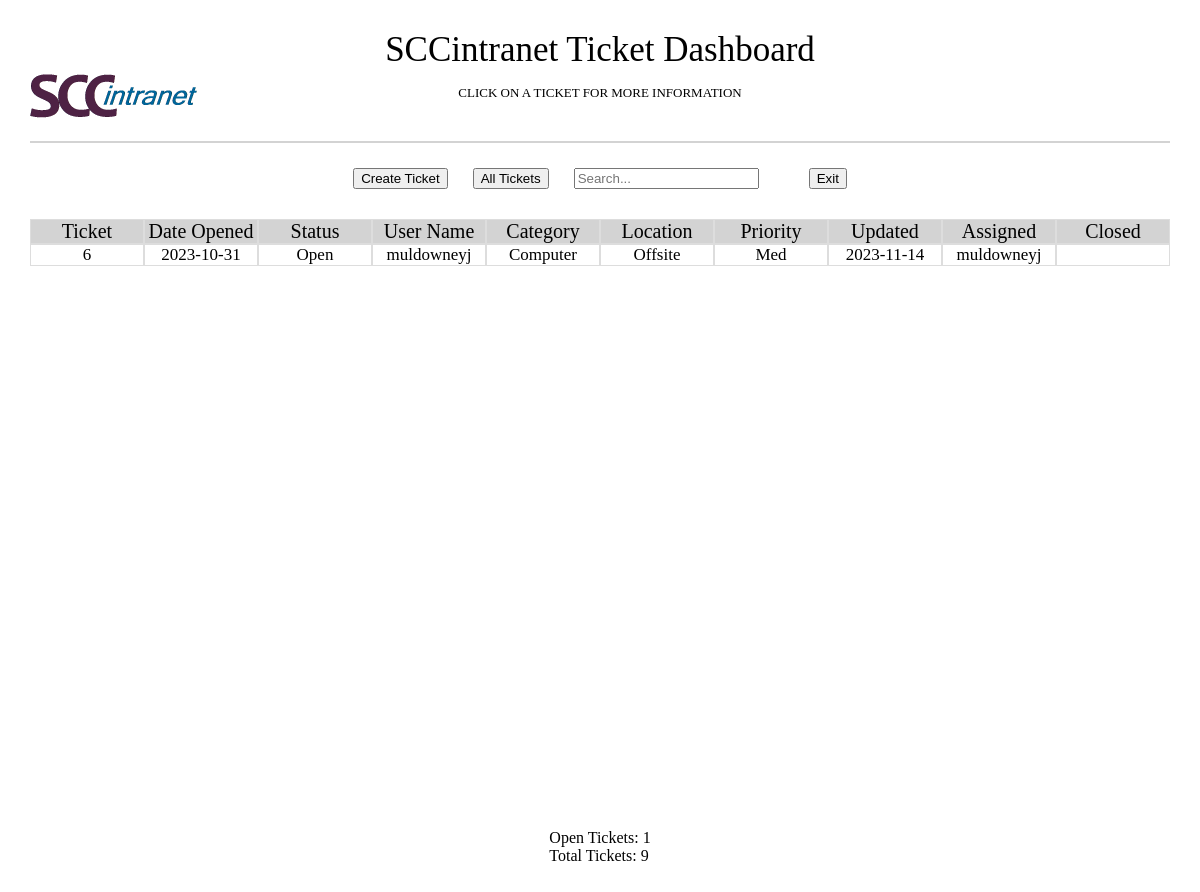
/ticket_list.php?access=muldowneyj, run on an earlier commit of the app's database.
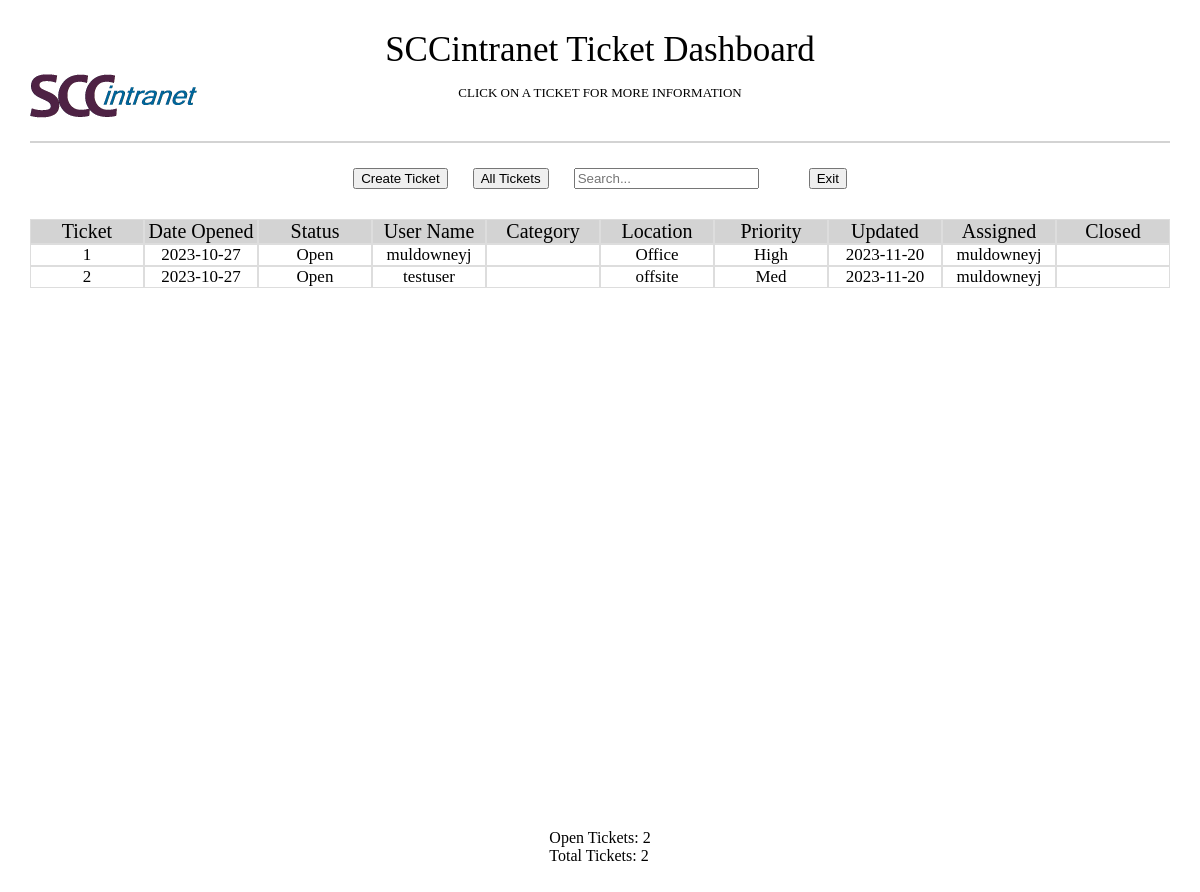
And on a later commit of the database.
### tables this page shows
CREATE TABLE `ticketinfo` (
  `Id` int(11) NOT NULL,
  `Location` text NOT NULL,
  `Priority` text NOT NULL,
  `Status` text NOT NULL,
  `Description` text NOT NULL,
  `DateOpen` date NOT NULL,
  `DateUpdate` date DEFAULT NULL,
  `DateClose` date DEFAULT NULL,
  `CloseDesc` text DEFAULT NULL,
  `UserOpen` text NOT NULL,
  `UserUpdate` text DEFAULT NULL,
  `Category` text NOT NULL,
  `Image` text DEFAULT NULL
);

### ticket_list.php (the view, shortened to what this page needs)
<html>
<?php include '../tickets/headers/dashboardHeader.php'; ?>
</head>
<body>
<?php
$new_ticket = 'yes';
$Total_Ticket = 0;
$Open_tickets = 0;
$user = $_GET['access'];
?>
<div class="buttons-list">
	<input TYPE="button" VALUE="Create Ticket" onClick="window.location='ticket.php?new_ticket=<?php echo $new_ticket; ?>&access=<?php echo $user; ?>'" >
	<button id="toggleButton" data-toggled="true">Open Tickets</button>
	<input type="text" id="search" placeholder="Search...">
	<input TYPE="button" VALUE="Exit" onClick='window.location.href = "http://sccintranet/wordpress/"' title="return to intranet" >
</div>
<div class="page-list">
<div class="container-list-names">
<div class="grid-item-titles" title="ticket number">Ticket</div>
<div class="grid-item-titles" title="Opened date">Date Opened</div>
<div class="grid-item-titles"title="ticket status">Status</div>
<div class="grid-item-titles"title="Opened by">User Name</div>
<div class="grid-item-titles"title="Kind of device">Category</div>
<div class="grid-item-titles"title="location">Location</div>
<div class="grid-item-titles"title="ticket priority">Priority</div>
<div class="grid-item-titles"title="updated date">Updated</div>
<div class="grid-item-titles"title="updated by">Assigned</div>
<div class="grid-item-titles"title="ticket status">Closed</div>
</div>
<div class="container-list" id ="ticketInfo">
<?php
try{
	if($user == 'muldowneyj' || $user == 'wagonerf' || $user == 'buitront'){
	require_once('query.php');
    $sql = "SELECT Id, DateOpen, UserOpen, Category, Status, Location, Priority, UserUpdate, DateUpdate, DateClose FROM ticketinfo";
	$result = mysqli_query($con, $sql);
	}
	else{
	require_once('query.php');
    $stmt = $con->prepare("SELECT Id, DateOpen, UserOpen, Category, Status, Location, Priority, UserUpdate, DateUpdate, DateClose FROM ticketinfo WHERE UserOpen = ?");
	$stmt->bind_param("s", $user);
	$stmt->execute();
	$result = $stmt->get_result();}
while($row = mysqli_fetch_assoc($result)){
	$Total_Ticket++;
	if($row['Status'] == 'Open') {
       $Open_tickets++;
	}
?>
<div class="content">
	<div class="grid-item-list" onclick="window.location.href = 'ticket.php?access=<?php echo $user ?>&ticket_num=<?php echo $row['Id']?>'"><?php echo $row['Id'];?></div>
	<div class="grid-item-list"onclick="window.location.href = 'ticket.php?access=<?php echo $user ?>&ticket_num=<?php echo $row['Id']?>'"><?php  echo $row['DateOpen']; ?></div>
	<div class="grid-item-list" onclick="window.location.href = 'ticket.php?access=<?php echo $user ?>&ticket_num=<?php echo $row['Id']?>'"><?php echo $row['Status']; ?></div>
	<div class="grid-item-list"onclick="window.location.href = 'ticket.php?access=<?php echo $user ?>&ticket_num=<?php echo $row['Id']?>'"><?php echo $row['UserOpen'];?></div>
	<div class="grid-item-list"onclick="window.location.href = 'ticket.php?access=<?php echo $user ?>&ticket_num=<?php echo $row['Id']?>'"><?php echo $row['Category'];?></div>
	<div class="grid-item-list"onclick="window.location.href = 'ticket.php?access=<?php echo $user ?>&ticket_num=<?php echo $row['Id']?>'"><?php echo $row['Location']; ?></div>
    <div class="grid-item-list"onclick="window.location.href = 'ticket.php?access=<?php echo $user ?>&ticket_num=<?php echo $row['Id']?>'"><?php echo $row['Priority'];?></div>
	<div class="grid-item-list"onclick="window.location.href = 'ticket.php?access=<?php echo $user ?>&ticket_num=<?php echo $row['Id']?>'"><?php echo $row['DateUpdate'];?></div>
    <div class="grid-item-list"onclick="window.location.href = 'ticket.php?access=<?php echo $user ?>&ticket_num=<?php echo $row['Id']?>'"><?php echo $row['UserUpdate'];?></div>
	<div class="grid-item-list"onclick="window.location.href = 'ticket.php?access=<?php echo $user ?>&ticket_num=<?php echo $row['Id']?>'"><?php echo $row['DateClose'];?></div>
	</div>
<?php
}
}catch (PDOException $e){
	die("Query failed: " . $e->getMessage());
}
?>
</div>
<div style="margin: 35px;">
	<div>Open Tickets: <?php echo $Open_tickets ?></div>
    <div>Total Tickets: <?php echo $Total_Ticket ?></div>
</div>
</body>
</html>

### headers/dashboardHeader.php (shortened to what this page needs)
<html>
<head>
<link rel="stylesheet" href="style1.css">
<link rel="stylesheet" href="https://pro.fontawesome.com/releases/v5.10.0/css/all.css">
<div class="page">
<div class="head-container">
<div class="include-header">
SCCintranet Ticket Dashboard
</div>
<div class="include-header">
<font size="-1">CLICK ON A TICKET FOR MORE INFORMATION</font>
</div>
<div class="include-header-logo">
<img src="/applications/tickets/images/sccnet.png">
</div>
</div>
</div>

### style1.css (style rules this page uses)
body { margin: 0; padding: 0; }
.page-list { display: flex; flex-direction: column; align-items: center; }
.container-list-names { display: inline-grid; grid-template-columns: repeat(10, 1fr); max-width: 1850px; width: 95%; padding-top: 5px; font-size: 20px; }
.container-list { width: 95%; height: 550px; overflow: auto; }
.grid-item-list { border: 1px solid #ddd; text-align: center; cursor: pointer; }
.content { display: grid; grid-template-columns: repeat(10, 1fr); max-width: 1850px; width: 100%; font-size: 17px; }
.grid-item-titles { border: 1px solid #ddd; text-align: center; cursor: pointer; background-color: lightgray; }
.buttons-list { display: flex; justify-content: center; align-items: center; border-radius: 5px; width:100%; }
.buttons-list input { margin: 25px; }

### headers/dashboardHeader.php (style rules this page uses)
.include-header { font-size: 35px; display: flex; justify-content: center; max-height: 250px; height: 10%; width: 100%; margin-top:15px; }
.include-header-logo { width: 100%; height: 80px; text-align:left; margin-top: -40px; }
.include-header-logo img { margin-right: 150px; }
.page { display: flex; justify-content:center; }
.head-container { justify-content:center; margin-left: 25px; margin-right: 25px; margin-top: 15px; max-height: 2000px; height: 20%; max-width: 1850px; width: 95%; border-bottom: 2px solid lightgrey; }

What changed in the data, as far as the page shows it:
removed ticketinfo: Id "6", DateOpen "2023-10-31", Status "Open", UserOpen "muldowneyj", Category "Computer", Location "Offsite", Priority "Med", DateUpdate "2023-11-14", UserUpdate "muldowneyj"
now on this page (row edited): ticketinfo: Id "1", DateOpen "2023-10-27", Status "Open", UserOpen "muldowneyj", Location "Office", Priority "High", DateUpdate "2023-11-20", UserUpdate "muldowneyj"
now on this page (row edited): ticketinfo: Id "2", DateOpen "2023-10-27", Status "Open", UserOpen "testuser", Location "offsite", Priority "Med", DateUpdate "2023-11-20", UserUpdate "muldowneyj"
Also different on the page:
$Open_tickets: "1" → "2"
$Total_Ticket: "9" → "2"
